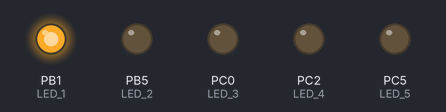
Bench run of a program on a simulated ATmega328P, built with avr-gcc and emulated at 16 MHz. On the bench: output pins drawn as LEDs (lit = HIGH).

Above: at 0.1 s.
At 0.9 s:
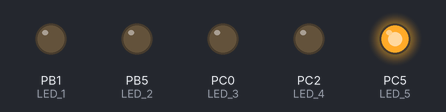
At 1.1 s:
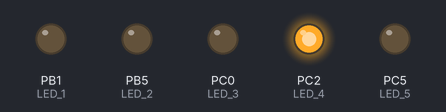
At 2.1 s:
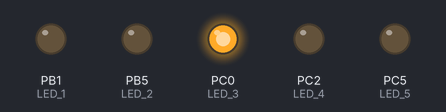
At 3.5 s:
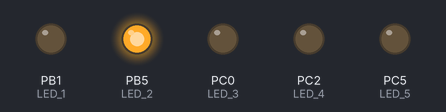
Timing chart, 0 to 3.8 s (numbered marks = the images above):
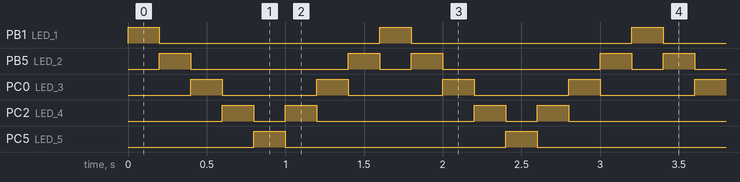

The program:

main.c
```c
/*
 * GccApplication1.c
 *
 * Created: 2020-09-30 09:52:17
 * Author : Modestas
 */
/* Defines -----------------------------------------------------------*/
#define LED_1  PB1     // AVR pin where LED is connected
#define LED_2  PB5
#define LED_3  PC0
#define LED_4  PC2
#define LED_5  PC5
#define BLINK_DELAY 200 //delay time in milliseconds
#ifndef F_CPU
#define F_CPU 16000000      // CPU frequency in Hz required for delay
#endif

/* Includes ----------------------------------------------------------*/
#include <util/delay.h>     // Functions for busy-wait delay loops
#include <avr/io.h>         // AVR device-specific IO definitions

/* Functions ---------------------------------------------------------*/
/**
 * Make a Knight Rider with 5 LEDs
 */
int main(void)
{
    // Set pin as output in Data Direction Register...
    DDRB = DDRB | (1<<LED_1);
	DDRB = DDRB | (1<<LED_2);
	DDRC = DDRC | (1<<LED_3);
	DDRC = DDRC | (1<<LED_4);
	DDRC = DDRC | (1<<LED_5);
    // ...and turn LED off in Data Register
    PORTB = PORTB & ~(1<<LED_1);
	PORTB = PORTB & ~(1<<LED_2);
	PORTC = PORTC & ~(1<<LED_3);
	PORTC = PORTC & ~(1<<LED_4);
	PORTC = PORTC & ~(1<<LED_5);

    // Infinite loop
    while (1)
    {
		PORTB = PORTB^(1<<LED_1);
		_delay_ms(BLINK_DELAY);
		PORTB = PORTB^(1<<LED_1);
		PORTB = PORTB^(1<<LED_2);
		_delay_ms(BLINK_DELAY);
		PORTB = PORTB^(1<<LED_2);
		PORTC = PORTC^(1<<LED_3);
		_delay_ms(BLINK_DELAY);
		PORTC = PORTC^(1<<LED_3);
		PORTC = PORTC^(1<<LED_4);
		_delay_ms(BLINK_DELAY);
		PORTC = PORTC^(1<<LED_4);
		PORTC = PORTC^(1<<LED_5);
		_delay_ms(BLINK_DELAY);
		PORTC = PORTC^(1<<LED_5);
		PORTC = PORTC^(1<<LED_4);
		_delay_ms(BLINK_DELAY);
		PORTC = PORTC^(1<<LED_4);
		PORTC = PORTC^(1<<LED_3);
		_delay_ms(BLINK_DELAY);
		PORTC = PORTC^(1<<LED_3);
		PORTB = PORTB^(1<<LED_2);
		_delay_ms(BLINK_DELAY);
		PORTB = PORTB^(1<<LED_2);
    }

    // Will never reach this
    return 0;
}
```

Measured:
- by itself, PB1 (LED_1), PC5 (LED_5): alternates HIGH for 0.20 s and LOW for 1.4 s
- by itself, PB5 (LED_2): repeats every 1.6 s: LOW 1.0 s, HIGH 0.20 s, LOW 0.20 s, HIGH 0.20 s
- by itself, PC0 (LED_3): alternates HIGH for 0.20 s and LOW for 0.60 s
- by itself, PC2 (LED_4): repeats every 1.6 s: LOW 0.20 s, HIGH 0.20 s, LOW 1.0 s, HIGH 0.20 s
